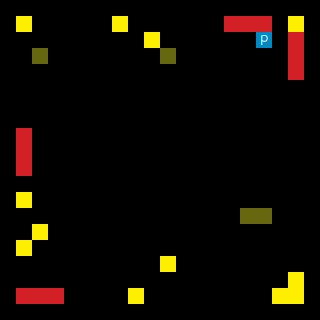

Tiled map render using the project's own tile images. Description and the whole map definition, tile-layer contents included, below:
An orthogonal 20x20 tile map with 16x16 px tiles, 1 tile layer (Tile Layer) and 7 objects.

<map version="1.0" orientation="orthogonal" renderorder="right-down" width="20" height="20" tilewidth="16" tileheight="16" nextobjectid="12">
 <tileset firstgid="1" name="Tileset" tilewidth="16" tileheight="16">
  <image source="Tileset.png" width="80" height="16" />
 </tileset>
 <layer name="Tile Layer" width="20" height="20">
  <data encoding="csv">
1,1,1,1,1,1,1,1,1,1,1,1,1,1,1,1,1,1,1,1,
1,2,0,0,1,0,0,2,1,0,0,0,1,0,3,3,3,0,2,1,
1,0,0,0,1,0,0,0,1,2,0,0,1,0,0,0,5,0,3,1,
1,1,4,1,1,1,0,1,1,1,4,1,1,0,0,0,0,0,3,1,
1,0,0,0,0,0,0,0,0,0,0,0,0,0,0,0,0,0,3,1,
1,0,0,0,0,0,0,0,0,0,0,0,0,0,0,0,0,0,0,1,
1,0,0,0,0,0,0,0,0,0,0,0,0,0,0,0,0,0,0,1,
1,0,0,0,0,0,0,0,0,0,0,0,0,0,0,0,0,0,0,1,
1,3,0,0,0,0,0,0,0,0,0,0,0,0,0,0,0,0,0,1,
1,3,0,0,0,0,0,0,0,0,0,0,0,0,0,0,0,0,0,1,
1,3,0,0,0,0,0,0,0,0,0,0,0,0,0,0,0,0,0,1,
1,0,0,0,0,0,0,0,0,0,0,0,0,0,0,0,0,0,0,1,
1,2,0,0,0,0,0,0,0,0,0,0,0,0,0,0,0,0,0,1,
1,1,1,1,1,1,1,1,1,1,1,1,1,1,1,4,4,1,1,1,
1,0,2,0,0,0,0,0,0,0,0,0,0,0,0,0,0,0,0,1,
1,2,0,0,0,0,0,0,0,0,0,0,0,0,0,0,0,0,0,1,
1,0,0,0,0,0,0,0,0,0,2,0,0,0,0,0,0,0,0,1,
1,0,0,0,0,0,0,0,0,0,0,0,0,0,0,0,0,0,2,1,
1,3,3,3,0,0,0,0,2,0,0,0,0,0,0,0,0,2,2,1,
1,1,1,1,1,1,1,1,1,1,1,1,1,1,1,1,1,1,1,1
</data>
 </layer>
 <objectgroup name="Object Layer">
  <object id="5" x="293" y="249">
   <polygon points="0,0 -17,35 -68,43 -174,27 -168,-3 -85,20 -65,-11 -33,0 -13,-10 0,1" />
  </object>
  <object id="6" x="145" y="98" width="79" height="79">
   <ellipse />
  </object>
  <object id="7" x="175" y="19" width="16" height="16">
   <ellipse />
  </object>
  <object id="8" x="85" y="26" width="46" height="46">
   <ellipse />
  </object>
  <object id="9" x="35" y="12" width="32" height="32">
   <ellipse />
  </object>
  <object id="10" x="34" y="227" width="109" height="109">
   <ellipse />
  </object>
  <object id="11" x="175" y="230" width="113" height="113">
   <ellipse />
  </object>
 </objectgroup>
</map>
